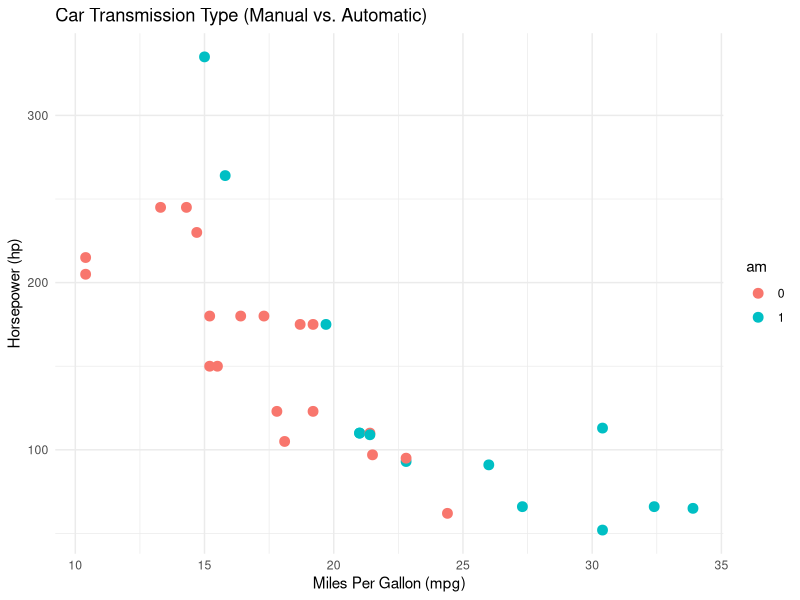

Write R code to recreate this figure.
# Load necessary libraries
library(dplyr)
library(caret)
library(ggplot2)
library(randomForest)

# Load dataset
data(mtcars)

# Convert `am` (transmission type) to a factor for classification
mtcars <- mtcars %>%
  mutate(am = as.factor(am))  # 0 = automatic, 1 = manual

# Split data into training and testing sets
set.seed(123)
trainIndex <- createDataPartition(mtcars$am, p = 0.8, list = FALSE)
trainData <- mtcars[trainIndex, ]
testData <- mtcars[-trainIndex, ]

# Train Logistic Regression Model
log_model <- glm(am ~ ., data = trainData, family = binomial)

# Train Random Forest Model
rf_model <- randomForest(am ~ ., data = trainData, ntree = 100)

# Make predictions
log_predictions <- predict(log_model, testData, type = "response")
rf_predictions <- predict(rf_model, testData)

# Convert logistic regression predictions to class labels
log_class_pred <- ifelse(log_predictions > 0.5, 1, 0)
log_class_pred <- as.factor(log_class_pred)

# Evaluate models
log_cm <- confusionMatrix(log_class_pred, testData$am)
rf_cm <- confusionMatrix(rf_predictions, testData$am)

# Print confusion matrices
print("Logistic Regression Confusion Matrix:")
print(log_cm)
print("Random Forest Confusion Matrix:")
print(rf_cm)

# Visualize results
ggplot(mtcars, aes(x = mpg, y = hp, color = am)) +
  geom_point(size = 3) +
  labs(title = "Car Transmission Type (Manual vs. Automatic)",
       x = "Miles Per Gallon (mpg)", y = "Horsepower (hp)") +
  theme_minimal()
